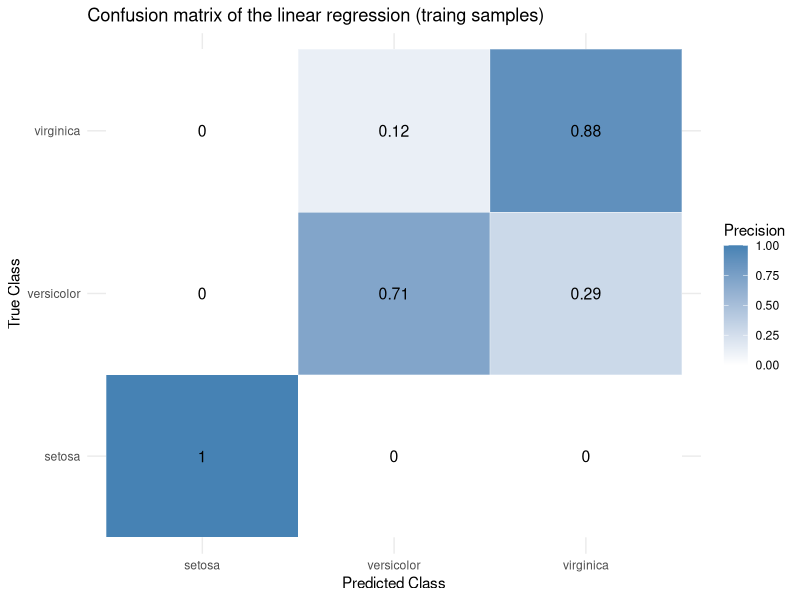
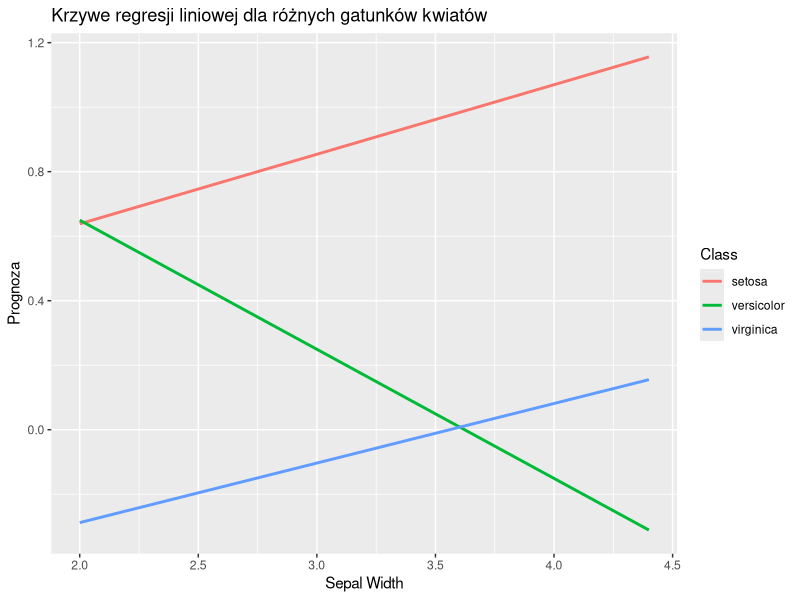
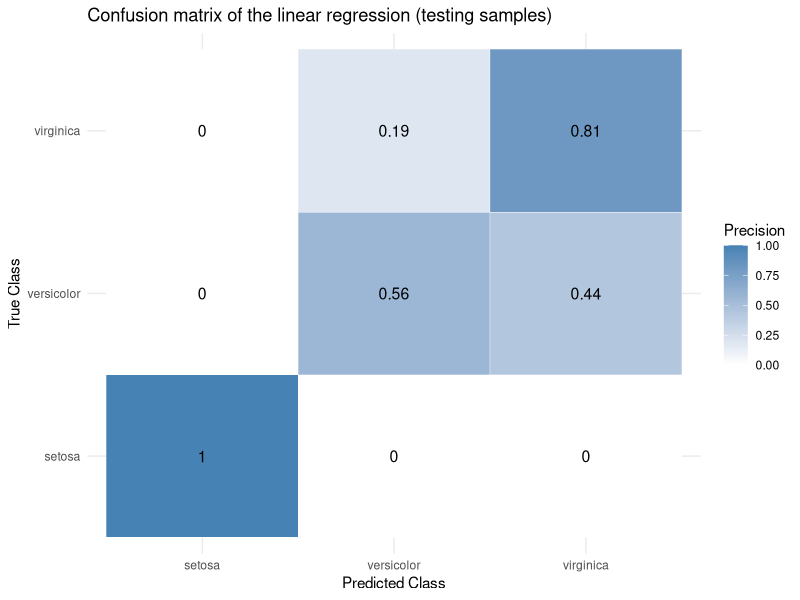
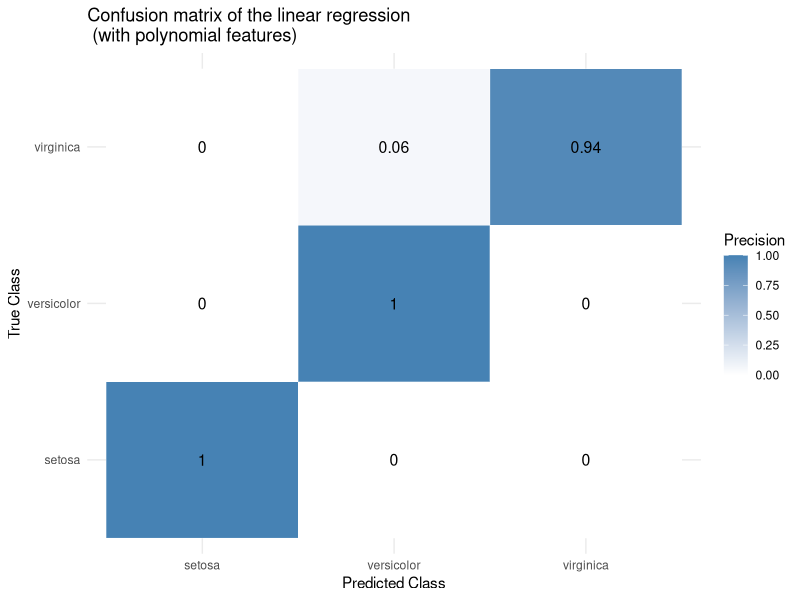
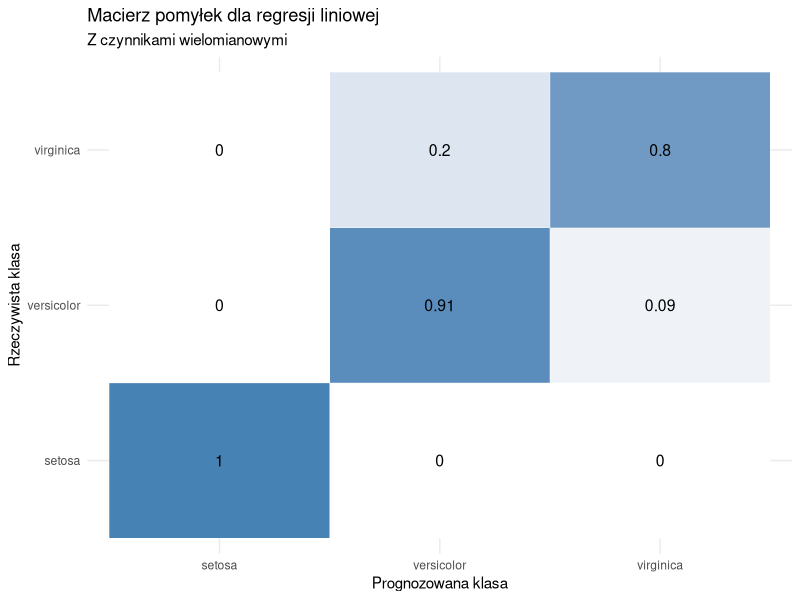
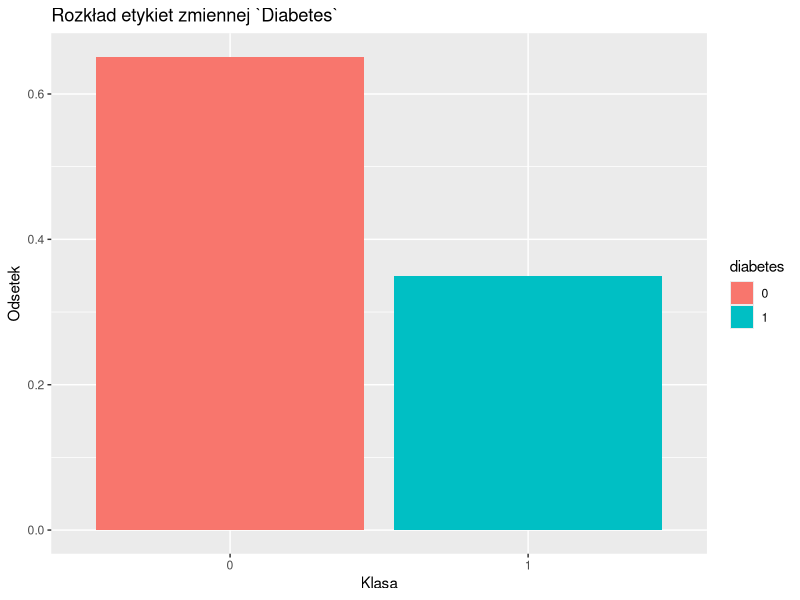
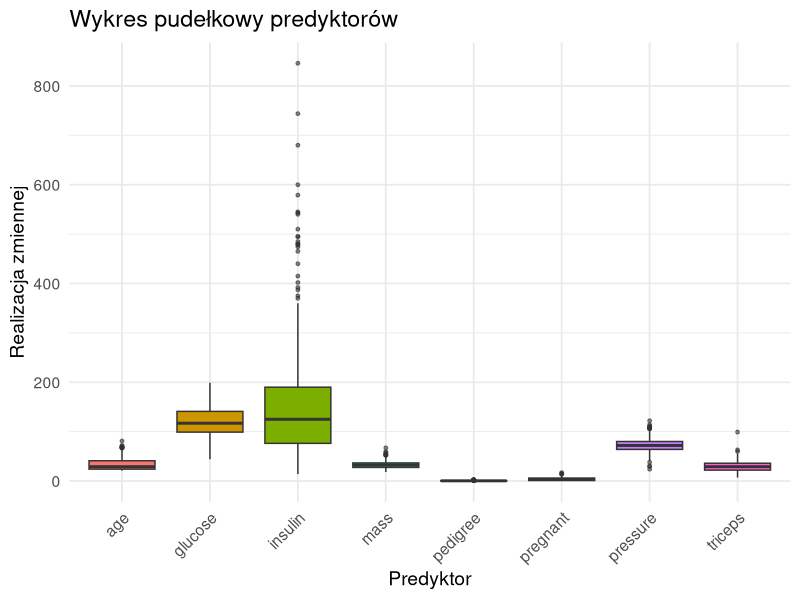
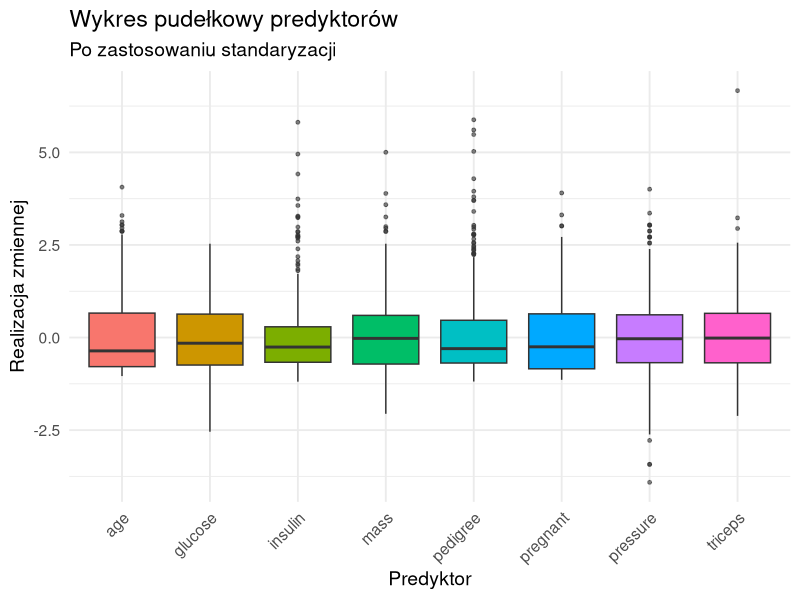

Write the R code that produced these figures, in order.
## ---- chunk 1
knitr::opts_chunk$set(echo = FALSE, cache = FALSE)
knitr::opts_chunk$set(warning = FALSE, message = FALSE, include = FALSE) 
knitr::opts_chunk$set(fig.pos = "H", out.extra = '', fig.align = "center",
                      fig.height = 4, fig.width =6)
knitr::opts_chunk$set(dev.args = list(encoding = "CP1250.ENC"))

## ---- chunk 2
# Import necessary librarries
library(datasets)
library(caret)
library(reshape2)
library(ggplot2)
library(rlang)
library(dplyr)
library(tidyr)
library(class)

## ---- chunk 3
iris_df <- iris
## ---- chunk 4
split_ratio <- 0.7

train_indices <- sample(seq_len(nrow(iris_df)), size = split_ratio * nrow(iris_df))

train_data <- iris_df[train_indices, ]
test_data  <- iris_df[-train_indices, ]
## ---- chunk 5
# Extract class labels
classes <- unique(iris_df$Species)

predictors <- c("Sepal.Length","Sepal.Width", "Petal.Length", "Petal.Width")

# Function to fit one-vs-rest linear regression model for a given class
model_fitter <- function(train_data, cls) {
  binary_response <- ifelse(train_data$Species == cls, 1, 0)
  lm(binary_response ~ Sepal.Length + Sepal.Width + Petal.Length + Petal.Width,
     data = train_data)
}

# Train a model for each class
models <- lapply(classes, function(cls) model_fitter(train_data, cls))

# Function to predict class with the highest predicted value
predict_multiclass <- function(data, models) {
  preds <- sapply(models, function(model) predict(model, newdata = data))
  preds <- as.matrix(preds)
  colnames(preds) <- classes

  max_indices <- apply(preds, 1, which.max)
  predicted_classes <- factor(classes[max_indices], levels = classes)

  return(predicted_classes)
}

## ---- chunk 6
# Predict ondata
predicted.classes <- predict_multiclass(iris_df, models)

iris_df$Predicted.Species <- predicted.classes
## ---- chunk 7
# Find the true labels
G <- iris_df[train_indices, "Species"]

# Find the predicted labels
G.hat <- predicted.classes[train_indices]

# Create a confussion matrix
conf.matrix <- confusionMatrix(data = G.hat, reference = G)$table

# Normalize the matrix by columns and melt the matrix
conf.matrix <- melt(prop.table(conf.matrix, margin = 2))

# Rename the columns of the matrix
colnames(conf.matrix) <- c("Predicted.label", "True.label", "Precision")


# Plot the confussion matrix as heatmap
ggplot(conf.matrix, aes(x = Predicted.label, y = True.label, fill = Precision)) +
  geom_tile(color = "white") +
  geom_text(aes(label = round(Precision, 2)), size = 4) +
  scale_fill_gradient(low = "white", high = "steelblue") +
  labs(title = "Confusion matrix of the linear regression (traing samples)",
       x = "Predicted Class", y = "True Class", fill = "Precision") +
  theme_minimal()

## ---- chunk 8
create_linreg_data <- function(class, predictor = "Sepal.Length"){
  class_idx <- which(classes == class)
  model_do_wykresu <- models[[class_idx]] # Find the model for this particular class
  wspolczynniki <- coef(model_do_wykresu)  # Find the model coefficients

  przewidywane_wartosci <- wspolczynniki[1]  + wspolczynniki[predictor] * train_data[[predictor]] # Find the prediction error
  wartosci_regresji <- data.frame("X" = train_data[[predictor]], # Create data frame
                                   "Y" = przewidywane_wartosci,
                                   "Class" = class)
  colnames(wartosci_regresji) = c(predictor, "Y", "Class") # Set the column names
  return(wartosci_regresji)
}
## ---- chunk 9
predictor <- "Sepal.Width" # Wybiera predyktor

dfs <- lapply(classes, function(x) {create_linreg_data(x, predictor)}) # Tworzy listę ramek danych
combined_df <- bind_rows(dfs) # Łączy ramki danych

# Tworzy wykres liniowy
p1 <- ggplot(combined_df, aes(x = !!sym(predictor), y = Y, color = Class)) +
  geom_line(size = 1) +
  labs(title = "Krzywe regresji liniowej dla różnych gatunków kwiatów",
       x = gsub("\\.", " ", predictor), # Etykieta osi X
       y = "Prognoza", # Etykieta osi Y
       color = "Class") # Etykieta legendy
print(p1)
## ---- chunk 10
# Find the true labels
G <- iris_df[-train_indices, "Species"]

# Find the predicted labels
G.hat <- predicted.classes[-train_indices]

# Create a confussion matrix
conf.matrix <- confusionMatrix(data = G.hat, reference = G)$table

# Normalize the matrix by columns and melt the matrix
conf.matrix <- melt(prop.table(conf.matrix, margin = 2))

# Rename the columns of the matrix
colnames(conf.matrix) <- c("Predicted.label", "True.label", "Precision")


# Plot the confussion matrix as heatmap
ggplot(conf.matrix, aes(x = Predicted.label, y = True.label, fill = Precision)) +
  geom_tile(color = "white") +
  geom_text(aes(label = round(Precision, 2)), size = 4) +
  scale_fill_gradient(low = "white", high = "steelblue") +
  labs(title = "Confusion matrix of the linear regression (testing samples)",
       x = "Predicted Class", y = "True Class", fill = "Precision") +
  theme_minimal()
## ---- chunk 11

# Creating the polynomial features
iris_df$Sepal.Length2 <- iris_df$Sepal.Length^2
iris_df$Sepal.Width2 <- iris_df$Sepal.Width^2
iris_df$Petal.Length2 <- iris_df$Petal.Length^2
iris_df$Petal.Width2 <- iris_df$Petal.Width^2

iris_df$Sepal.Length_Sepal.Width <- iris_df$Sepal.Length * iris_df$Sepal.Width
iris_df$Sepal.Length_Petal.Length <- iris_df$Sepal.Length * iris_df$Petal.Length
iris_df$Sepal.Length_Petal.Width <- iris_df$Sepal.Length * iris_df$Petal.Width
iris_df$Sepal.Width_Petal.Length <- iris_df$Sepal.Width * iris_df$Petal.Length
iris_df$Sepal.Width_Petal.Width <- iris_df$Sepal.Width * iris_df$Petal.Width
iris_df$Petal.Length_Petal.Width <- iris_df$Petal.Length * iris_df$Petal.Width

## ---- chunk 12
train_indices <- sample(seq_len(nrow(iris_df)), size = split_ratio * nrow(iris_df))

iris_df <-   iris_df %>% mutate(Predicted.Species = NULL)

train_data <- iris_df[train_indices, ]
test_data <- iris_df[-train_indices, ]

## ---- chunk 13
# Train a model for each class

# Function to fit one-vs-rest linear regression model for a given class


model_fitter <- function(train_data, cls) {
  binary_response <- ifelse(train_data$Species == cls, 1, 0)
  lm(binary_response ~ ., data = train_data[, names(train_data) != "Species"])
}

models <- lapply(classes, function(cls) model_fitter(train_data, cls))


## ---- chunk 14
# Predict on data
predicted.classes <- predict_multiclass(iris_df, models)

iris_df$Predicted.Species <- predicted.classes

## ---- chunk 15
# Find the true labels
G <- iris_df[train_indices, "Species"]

# Find the predicted labels
G.hat <- predicted.classes[train_indices]

# Create a confussion matrix
conf.matrix <- confusionMatrix(data = G.hat, reference = G)$table

# Normalize the matrix by columns and melt the matrix
conf.matrix <- melt(prop.table(conf.matrix, margin = 2))

# Rename the columns of the matrix
colnames(conf.matrix) <- c("Predicted.label", "True.label", "Precision")


# Plot the confussion matrix as heatmap
ggplot(conf.matrix, aes(x = Predicted.label, y = True.label, fill = Precision)) +
  geom_tile(color = "white") +
  geom_text(aes(label = round(Precision, 2)), size = 4) +
  scale_fill_gradient(low = "white", high = "steelblue") +
  labs(title = "Confusion matrix of the linear regression \n (with polynomial features)",
       x = "Predicted Class", y = "True Class", fill = "Precision") +
  theme_minimal()

## ---- chunk 16
# Find the true labels
G <- iris_df[-train_indices, "Species"]

# Find the predicted labels
G.hat <- predicted.classes[-train_indices]

# Create a confussion matrix
conf.matrix <- confusionMatrix(data = G.hat, reference = G)$table

# Normalize the matrix by columns and melt the matrix
conf.matrix <- melt(prop.table(conf.matrix, margin = 2))

# Rename the columns of the matrix
colnames(conf.matrix) <- c("Predicted.label", "True.label", "Precision")


# Plot the confussion matrix as heatmap
ggplot(conf.matrix, aes(x = Predicted.label, y = True.label, fill = Precision)) +
  geom_tile(color = "white") +
  geom_text(aes(label = round(Precision, 2)), size = 4) +
  scale_fill_gradient(low = "white", high = "steelblue") +
  labs(title = "Macierz pomyłek dla regresji liniowej",
       subtitle  = "Z czynnikami wielomianowymi",
       x = "Prognozowana klasa", y = "Rzeczywista klasa", fill = "Precision") +
  theme_minimal()+
  theme(legend.position = "none")


## ---- chunk 17
library("mlbench")
data("PimaIndiansDiabetes2")
pimaindians.df <- PimaIndiansDiabetes2

## ---- chunk 18
pimaindians.df  <-  pimaindians.df %>% mutate(diabetes = ifelse(pimaindians.df$diabetes == "pos", 1, 0))

pimaindians.df$diabetes <- factor(pimaindians.df$diabetes)
## ---- chunk 19
# Probability for each class of `diabetes` target variable.
probs <- pimaindians.df %>%
  group_by(diabetes) %>%
  summarise(liczba = n()) %>%
  mutate(prawdopodobienstwo = liczba / sum(liczba))

probs$diabetes <- factor(probs$diabetes)

ggplot(probs, aes(x = diabetes, y = prawdopodobienstwo, fill = diabetes)) +
  geom_bar(stat = "identity") +
  labs(x = "Klasa", y = "Odsetek", title = "Rozkład etykiet zmiennej `Diabetes`")

## ---- chunk 20
# Find predictors
predictors <- setdiff(colnames(pimaindians.df), "diabetes")

# Dataframe with predictors
X <- pimaindians.df[predictors]

# Convert to long format
X.long <- X %>%
  pivot_longer(cols = everything(),
               names_to = "predictor",
               values_to = "realization")

# Plotting boxplots
ggplot(X.long, aes(x = predictor, y = realization, fill = predictor)) +
  geom_boxplot(outlier.size = 1, outlier.alpha = 0.6) +  # boxplot with smaller, semi-transparent outliers
  theme_minimal(base_size = 14) +                        # clean minimal theme with base font size 14
  theme(
    axis.text.x = element_text(angle = 45, hjust = 1),  # rotate x-axis labels 45 degrees for better readability
    legend.position = "none"                             # hide legend (fill color is redundant with x-axis labels)
  ) +
  labs(
    x = "Predyktor",                                     # etykieta osi X
    y = "Realizacja zmiennej",                           # etykieta osi Y
    title = "Wykres pudełkowy predyktorów"               # tytuł wykresu
  )

## ---- chunk 21

X.std <- data.frame(apply(X, 2, function(x){ (x - mean(x, na.rm = TRUE))/ sd(x, na.rm = TRUE)}
))

# Convert to long format
X.std.long <- X.std %>%
  pivot_longer(cols = everything(),
               names_to = "predictor",
               values_to = "realization")


# Plotting boxplots
ggplot(X.std.long, aes(x = predictor, y = realization, fill = predictor)) +
  geom_boxplot(outlier.size = 1, outlier.alpha = 0.6) +  # boxplot with smaller, semi-transparent outliers
  theme_minimal(base_size = 14) +                        # clean minimal theme with base font size 14
  theme(
    axis.text.x = element_text(angle = 45, hjust = 1),  # rotate x-axis labels 45 degrees for better readability
    legend.position = "none"                             # hide legend (fill color is redundant with x-axis labels)
  ) +
  labs(
    x = "Predyktor",                                     # etykieta osi X
    y = "Realizacja zmiennej",                           # etykieta osi Y
    title = "Wykres pudełkowy predyktorów",               # tytuł wykresu
    subtitle = "Po zastosowaniu standaryzacji"            # Podtytuł wykresu
  )


## ---- chunk 22
# Apply the standarization to the dataframe
pimaindians.df[predictors] = X.std


pimaindians.long.df <- pimaindians.df %>% pivot_longer( cols = where(is.numeric), values_to = "realization", 
                                                        names_to = "predictor")

# Plotting boxplots
ggplot(pimaindians.long.df, aes(x = predictor, y = realization, fill = diabetes)) +
  geom_boxplot(outlier.size = 1, outlier.alpha = 0.6) +  # boxplot with smaller, semi-transparent outliers
  theme_minimal(base_size = 14) +                        # clean minimal theme with base font size 14
  theme(
    axis.text.x = element_text(angle = 45, hjust = 1)  # rotate x-axis labels 45 degrees for better readability
  ) +
  labs(
    x = "Predyktor",                                     # etykieta osi X
    y = "Realizacja zmiennej",                           # etykieta osi Y
    title = "Wykres pudełkowy predyktorów po zastosowaniu standaryzacji",               # tytuł wykresu
  )


## ---- chunk 23
split_ratio <- 0.7


# Imputation by mean
pimaindians.df <- pimaindians.df %>%
  mutate(across(where(is.numeric), ~ ifelse(is.na(.), mean(., na.rm = TRUE), .)))


train_indices <- sample(seq_len(nrow(pimaindians.df)), size = split_ratio * nrow(pimaindians.df))

train_data <- pimaindians.df[train_indices, ]
test_data  <- pimaindians.df[-train_indices, ]


train.X <- train_data[, predictors] # Training set of predictors
train.Y <- train_data[, c("diabetes")] # Training set of target variable

test.X <- test_data[, predictors] # Testing set of predictors
test.Y <- test_data[, c("diabetes")]  # Testing set of target variable

## ---- chunk 24
# Build the KNN model
KNN_build <- function(k){
knn_pred <- knn(train = train.X, test = test.X, cl = train.Y, k = k)

return (knn_pred)
}

## ---- chunk 25
knn_pred <- KNN_build(5)
# Create a confussion matrix
conf.matrix <- confusionMatrix(data = knn_pred, reference = test.Y)$table

# Normalize the matrix by columns and melt the matrix
conf.matrix <- melt(prop.table(conf.matrix, margin = 2))

# Rename the columns of the matrix
colnames(conf.matrix) <- c("Predicted.label", "True.label", "Precision")

conf.matrix$Predicted.label <- factor(conf.matrix$Predicted.label, levels = c("0", "1"))
conf.matrix$True.label <- factor(conf.matrix$True.label, levels = c("0", "1"))

p1 <- ggplot(conf.matrix, aes(x = Predicted.label, y = True.label, fill = Precision)) +
  geom_tile(color = "white") +
  geom_text(aes(label = round(Precision, 2)), size = 4) +
  scale_fill_gradient(low = "white", high = "steelblue") +
  labs(title = "Macierz pomyłek algorytmu KNN",
       subtitle = "k = 5",
       x = "Prognozowana klasa", y = "Rzeczywista klasa", fill = "Precision") +
  theme_minimal() +
  theme(legend.position = "none")

print(p1)


# Find the precisions of both classes
class.precisions <- filter(conf.matrix, Predicted.label == True.label)    
                           
# Precision for 0 class.
precision.0 <- class.precisions[1, "Precision"] 

# Precision for 1 class
precision.1 <- class.precisions[2, "Precision"] 

## ---- chunk 26
KNN_class_error <- function(k){
  # Train the model
  y.pred <- KNN_build(k)
  
  # Compute the classification error
  CE <- sum((y.pred != test.Y)) / length(y.pred)
  
  return(CE)
}

K <- seq.int(1, 25, 1)

CEs <- sapply(K, KNN_class_error)

df <- data.frame(k = K, CE = CEs)

# Oblicz minimalny błąd i odpowiadające mu k
min_CE <- min(df$CE)
best_k <- df$k[which.min(df$CE)]


# Znajdź najlepsze k
min_CE <- min(df$CE)
best_k <- df$k[which.min(df$CE)]

# Wykres
ggplot(df, aes(x = k, y = CE)) +
  geom_line(color = "blue", size = 1) +
  geom_point(color = "red", size = 1.8) +
  geom_point(data = subset(df, k == best_k), aes(x = k, y = CE), 
             color = "green", size = 2.5) +
  labs(title = "Błąd klasyfikacji w zależności od liczby sąsiadów",
       subtitle = "Algorytm k-Nearest Neighbors",
       x = "Liczba sąsiadów (k)",
       y = "Błąd klasyfikacji") +
  scale_x_continuous(breaks = seq(1, 25, 2)) +
  scale_y_continuous(labels = scales::percent_format(accuracy = 1)) +
  theme_minimal(base_size = 12) +
  theme(
    plot.title = element_text(face = "bold", size = 14),
    plot.subtitle = element_text(size = 11),
    axis.title = element_text(size = 12),
    axis.text = element_text(size = 10),
    panel.grid.minor = element_blank()
  )

## ---- chunk 27
# Tworzymy data frame do trenowania
train_data <- data.frame(X = train.X, Y = as.factor(train.Y))

# Ustawienia cross-validation
ctrl <- trainControl(method = "cv",        # cross-validation
                     number = 25)          # Number of folds
                
# Train KNN with CV
set.seed(123)  # dla powtarzalności
knn_cv_model <- train(Y ~ ., 
                      data = train_data,
                      method = "knn",
                      trControl = ctrl,
                      tuneGrid = data.frame(k = 1:25))  #

# Compute the classificator error (1 - accuracy)
results <- knn_cv_model$results
results$ClassificationError <- 1 - results$Accuracy

min_CE <- min(results$ClassificationError)
best_k_CV <- results$k[which.min(results$ClassificationError)]


ggplot(results, aes(x = k, y = ClassificationError)) +
  geom_line(color = "blue") +
  geom_point(color = "red", size = 2.5) + 
  geom_point(data = subset(results, k == best_k), aes(x = k, y = ClassificationError),
             color = "green", size = 2.5) +
  labs(title = "Błąd klasyfikacji w cross-validation dla KNN",
       x = "Liczba sąsiadów (k)",
       y = "Błąd klasyfikacji") +
  scale_y_continuous(labels = scales::percent_format(accuracy = 1)) +
  theme_minimal()

